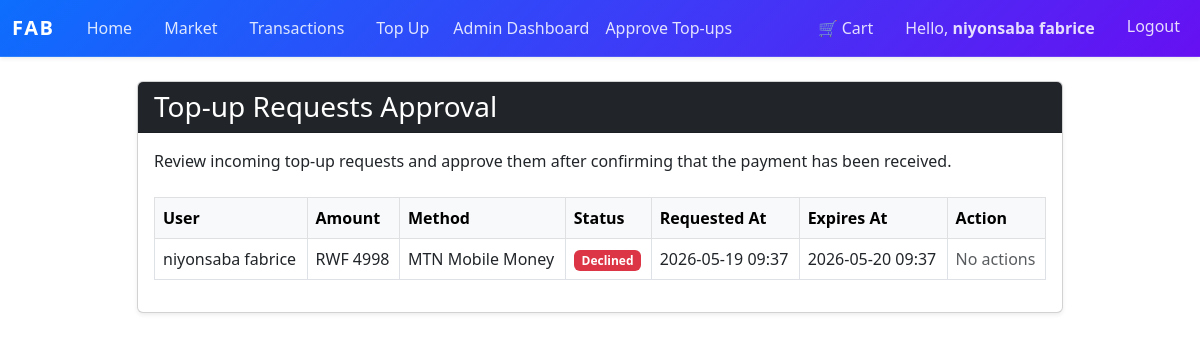
The app's page /admin/top-up-requests (signed in), older data.
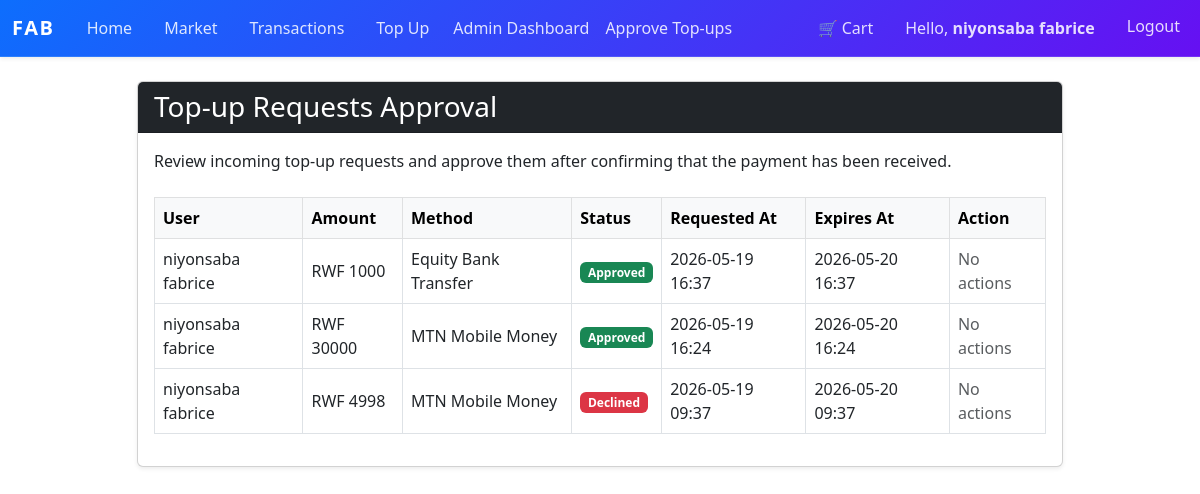
The same page, newer data.
### market/models.py (models this page shows, shortened)
class TopUpRequest(db.Model):
    __tablename__ = 'top_up_request'
    id          = db.Column(db.Integer, primary_key=True)
    user_id     = db.Column(db.Integer, db.ForeignKey('user.id'), nullable=False)
    amount      = db.Column(db.Integer, nullable=False)
    method      = db.Column(db.String(20), nullable=False)
    status      = db.Column(db.String(20), nullable=False, default='pending')
    created_at  = db.Column(db.DateTime, nullable=False, default=lambda: datetime.now(timezone.utc))   # ✅ FIXED: utcnow() deprecated
    expires_at  = db.Column(db.DateTime, nullable=False, default=lambda: datetime.now(timezone.utc) + timedelta(hours=24))
    reviewed_at = db.Column(db.DateTime)
    reviewer_id = db.Column(db.Integer, db.ForeignKey('user.id'))
    user = db.relationship('User', foreign_keys=[user_id], overlaps='requester,top_up_requests')

class User(db.Model, UserMixin):  # ✅ FIXED: only ONE User class (merged both into this one)
    __tablename__ = 'user'
    id               = db.Column(db.Integer, primary_key=True)
    username         = db.Column(db.String(100), nullable=False, unique=True)
    email_address    = db.Column(db.String(120), nullable=False, unique=True)
    password_hash    = db.Column(db.String(200), nullable=False)
    budget           = db.Column(db.Integer, nullable=False, default=1000)
    items            = db.relationship('Item', backref='owned_user', lazy=True)
    top_up_requests  = db.relationship(
                            'TopUpRequest',
                            backref='requester',           # ✅ FIXED: renamed backref to avoid clash with Transaction backref 'user'
                            lazy=True,
                            foreign_keys='TopUpRequest.user_id'
                        )
    transactions     = db.relationship('Transaction', backref='user', lazy=True)  # ✅ FIXED: moved here from duplicate class
    @property
    def password(self):
        raise AttributeError('Password is not a readable attribute!')

### market/routes.py (the view)
@app.route('/admin/top-up-requests')
@login_required
def top_up_requests():
    if not is_site_owner():
        flash('Admin access only', category='danger')
        return redirect(url_for('market_page'))
    requests = TopUpRequest.query.order_by(TopUpRequest.created_at.desc()).all()
    return render_template('top_up_requests.html', requests=requests)

### market/models.py (called while the page is built)
@login_manager.user_loader
def load_user(user_id):
    return db.session.get(User, int(user_id))  # ✅ FIXED: replaced deprecated User.query.get()

### market/routes.py (called while the page is built)
def is_site_owner():
    return current_user.is_authenticated and current_user.id == 1

### market/templates/top_up_requests.html
{% extends "base.html" %}
{% block content %}
<div class="row justify-content-center">
    <div class="col-md-10">
        <div class="card shadow-sm">
            <div class="card-header bg-dark text-white">
                <h3 class="mb-0">Top-up Requests Approval</h3>
            </div>
            <div class="card-body">
                <p class="mb-4">Review incoming top-up requests and approve them after confirming that the payment has been received.</p>
                {% if requests %}
                <div class="table-responsive">
                    <table class="table table-bordered table-hover align-middle">
                        <thead class="table-light">
                            <tr>
                                <th>User</th>
                                <th>Amount</th>
                                <th>Method</th>
                                <th>Status</th>
                                <th>Requested At</th>
                                <th>Expires At</th>
                                <th>Action</th>
                            </tr>
                        </thead>
                        <tbody>
                            {% for req in requests %}
                            <tr>
                                <td>{{ req.user.username }}</td>
                                <td>RWF {{ req.amount }}</td>
                                <td>{{ 'MTN Mobile Money' if req.method == 'mtn' else 'Equity Bank Transfer' }}</td>
                                <td>
                                    {% if req.status == 'pending' %}
                                        <span class="badge bg-warning text-dark">Pending</span>
                                    {% elif req.status == 'approved' %}
                                        <span class="badge bg-success">Approved</span>
                                    {% elif req.status == 'expired' %}
                                        <span class="badge bg-secondary">Expired</span>
                                    {% else %}
                                        <span class="badge bg-danger">Declined</span>
                                    {% endif %}
                                </td>
                                <td>{{ req.created_at.strftime('%Y-%m-%d %H:%M') }}</td>
                                <td>{{ req.expires_at.strftime('%Y-%m-%d %H:%M') }}</td>
                                <td>
                                    {% if req.status == 'pending' %}
                                    <a href="{{ url_for('manage_top_up_request', request_id=req.id, action='approve') }}" class="btn btn-sm btn-success me-1">Approve</a>
                                    <a href="{{ url_for('manage_top_up_request', request_id=req.id, action='decline') }}" class="btn btn-sm btn-danger">Decline</a>
                                    {% else %}
                                    <span class="text-muted">No actions</span>
                                    {% endif %}
                                </td>
                            </tr>
                            {% endfor %}
                        </tbody>
                    </table>
                </div>
                {% else %}
                <div class="alert alert-info" role="alert">
                    There are no top-up requests at the moment.
                </div>
                {% endif %}
            </div>
        </div>
    </div>
</div>
{% endblock %}

Row changes from the older to the newer data that the page shows:
added TopUpRequest: user.username "niyonsaba fabrice", amount "1000", method "Equity Bank Transfer", status "Approved", created_at "2026-05-19 16:37", expires_at "2026-05-20 16:37"
added TopUpRequest: user.username "niyonsaba fabrice", amount "30000", method "MTN Mobile Money", status "Approved", created_at "2026-05-19 16:24", expires_at "2026-05-20 16:24"
